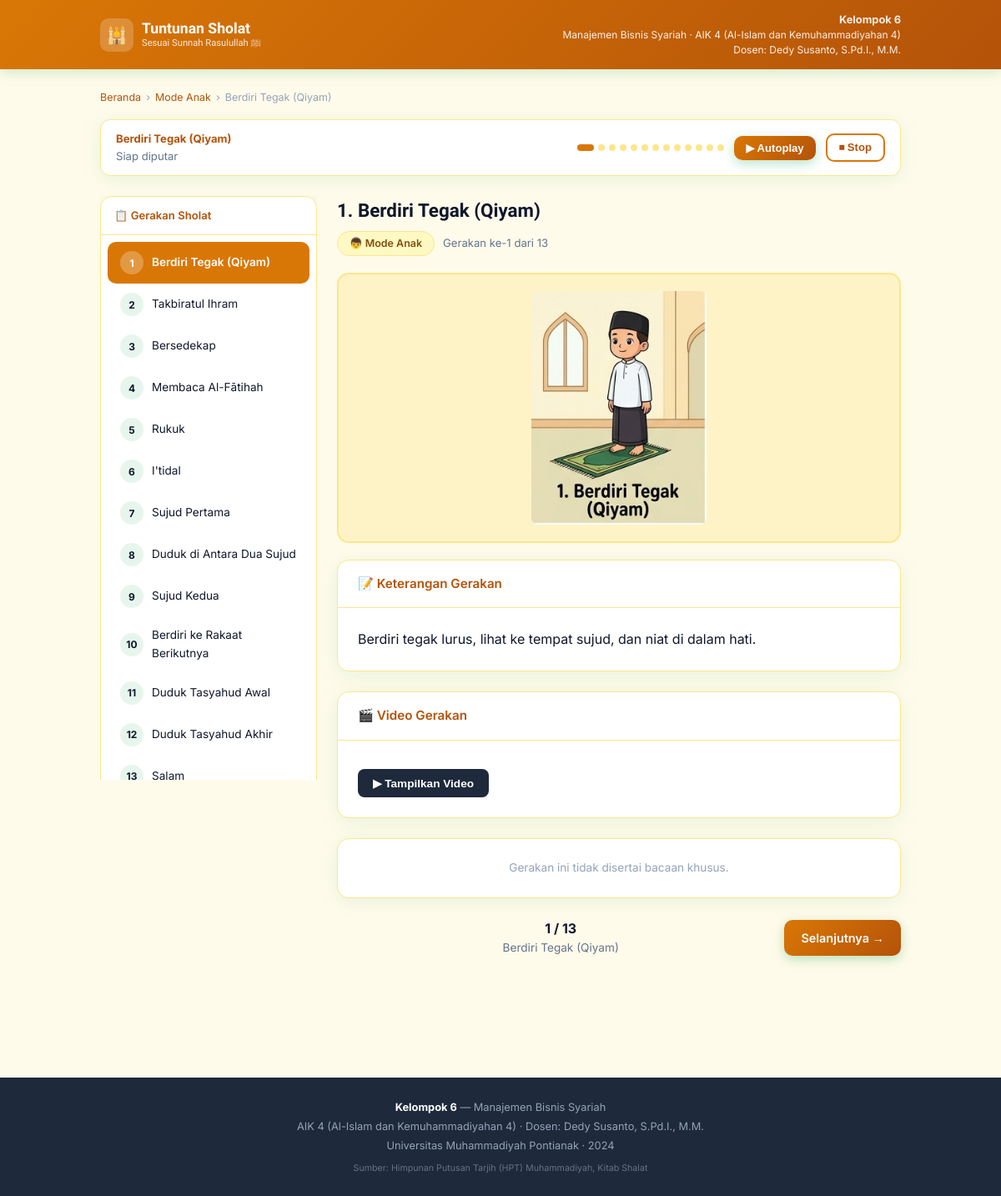
/sholat/anak/gerakan/1, run on the app's committed database.
### tables this page shows
CREATE TABLE kelompok (
    id          INTEGER PRIMARY KEY AUTOINCREMENT,
    nama_kelompok TEXT NOT NULL,
    prodi       TEXT NOT NULL,
    mata_kuliah TEXT NOT NULL,
    dosen       TEXT NOT NULL
);

CREATE TABLE kategori (
    id   INTEGER PRIMARY KEY AUTOINCREMENT,
    nama TEXT NOT NULL UNIQUE  -- 'dewasa' atau 'anak'
);

CREATE TABLE gerakan (
    id          INTEGER PRIMARY KEY AUTOINCREMENT,
    id_kategori INTEGER NOT NULL,
    nama        TEXT NOT NULL,
    urutan      INTEGER NOT NULL,
    deskripsi   TEXT,
    deskripsi_anak TEXT,
    gambar_url  TEXT,
    video_url   TEXT,
    FOREIGN KEY (id_kategori) REFERENCES kategori(id)
);

### app.py (the view)
@app.route('/sholat/<mode>/gerakan/<int:urutan>')
def detail_gerakan(mode, urutan):
    if mode not in ('dewasa', 'anak'):
        return redirect(url_for('index'))
    with get_db() as conn:
        kelompok = conn.execute('SELECT * FROM kelompok LIMIT 1').fetchone()
        kategori = conn.execute(
            'SELECT * FROM kategori WHERE nama = ?', (mode,)
        ).fetchone()
        if not kategori:
            return redirect(url_for('index'))
        gerakan = conn.execute(
            'SELECT * FROM gerakan WHERE id_kategori = ? AND urutan = ?',
            (kategori['id'], urutan)
        ).fetchone()
        if not gerakan:
            return redirect(url_for('daftar_gerakan', mode=mode))
        bacaan_list = conn.execute(
            'SELECT * FROM bacaan WHERE id_gerakan = ? ORDER BY urutan',
            (gerakan['id'],)
        ).fetchall()
        total = conn.execute(
            'SELECT COUNT(*) as total FROM gerakan WHERE id_kategori = ?',
            (kategori['id'],)
        ).fetchone()['total']
        prev_gerakan = conn.execute(
            'SELECT urutan FROM gerakan WHERE id_kategori = ? AND urutan < ? ORDER BY urutan DESC LIMIT 1',
            (kategori['id'], urutan)
        ).fetchone()
        next_gerakan = conn.execute(
            'SELECT urutan FROM gerakan WHERE id_kategori = ? AND urutan > ? ORDER BY urutan ASC LIMIT 1',
            (kategori['id'], urutan)
        ).fetchone()
        semua_gerakan = conn.execute(
            'SELECT id, nama, urutan FROM gerakan WHERE id_kategori = ? ORDER BY urutan',
            (kategori['id'],)
        ).fetchall()
    return render_template(
        'detail_gerakan.html',
        kelompok=kelompok,
        gerakan=gerakan,
        bacaan_list=bacaan_list,
        mode=mode,
        total=total,
        prev_urutan=prev_gerakan['urutan'] if prev_gerakan else None,
        next_urutan=next_gerakan['urutan'] if next_gerakan else None,
        semua_gerakan=semua_gerakan
    )

### app.py (called while the page is built)
def get_db():
    conn = sqlite3.connect(DATABASE)
    conn.row_factory = sqlite3.Row
    conn.execute("PRAGMA foreign_keys = ON")
    return conn

### templates/detail_gerakan.html (shortened to what this page needs)
{% extends 'base.html' %}
{% block content %}
<div class="container detail-wrap">
  <div style="font-size:0.78rem;color:var(--muted);margin-bottom:16px;display:flex;align-items:center;gap:6px;flex-wrap:wrap;">
    <a href="/" style="color:var(--green-dark);text-decoration:none;">Beranda</a> ›
    <a href="/sholat/{{ mode }}" style="color:var(--green-dark);text-decoration:none;">
      Mode {{ mode | capitalize }}
    </a> ›
    <span>{{ gerakan.nama }}</span>
  </div>
  <div class="autoplay-bar">
    <div class="label">
      <strong id="ap-gerakan-name">{{ gerakan.nama }}</strong>
      <span id="ap-status">Siap diputar</span>
    </div>
    <div class="progress-steps" id="progressDots">
      {% for g in semua_gerakan %}
      <div class="step-dot {% if g.urutan == gerakan.urutan %}active{% elif g.urutan < gerakan.urutan %}done{% endif %}"
           onclick="window.location='/sholat/{{ mode }}/gerakan/{{ g.urutan }}'"
           title="{{ g.nama }}"></div>
      {% endfor %}
    </div>
    <button class="btn btn-primary btn-sm" id="btnAutoplay" onclick="toggleAutoplay()">▶ Autoplay</button>
    <button class="btn btn-outline btn-sm" onclick="stopAutoplay()">⏹ Stop</button>
  </div>
  <div class="layout-detail">
    <aside class="sidebar">
      <div class="card">
        <div class="card-head">📋 Gerakan Sholat</div>
        <div class="gerakan-list">
          {% for g in semua_gerakan %}
          <a href="/sholat/{{ mode }}/gerakan/{{ g.urutan }}"
             class="gerakan-list-item {% if g.urutan == gerakan.urutan %}active{% endif %}">
            <span class="nomor">{{ g.urutan }}</span>
            {{ g.nama }}
          </a>
          {% endfor %}
        </div>
      </div>
    </aside>
    <div class="main-content">
      <div class="gerakan-title">{{ gerakan.urutan }}. {{ gerakan.nama }}</div>
      <div class="gerakan-meta">
        <span class="mode-badge {{ mode }}">
          {% if mode == 'anak' %}👦 Mode Anak{% else %}🧑 Mode Dewasa{% endif %}
        </span>
        <span>Gerakan ke-{{ gerakan.urutan }} dari {{ total }}</span>
      </div>
      <div class="gerakan-img-wrap">
        {% if gerakan.gambar_url %}
          <img src="{{ gerakan.gambar_url }}" alt="{{ gerakan.nama }}"
               onerror="this.style.display='none';document.getElementById('placeholder').style.display='block'">
        {% else %}
          <div class="gerakan-img-placeholder">🤲</div>
        {% endif %}
      </div>
      <div class="card mb-6">
        <div class="card-head">📝 Keterangan Gerakan</div>
        <div class="card-body">
          <p style="font-size:{% if mode=='anak' %}1rem{% else %}0.9rem{% endif %};line-height:1.7;color:var(--navy)">
            {% if mode == 'anak' %}
              {{ gerakan.deskripsi_anak }}
            {% else %}
              {{ gerakan.deskripsi }}
            {% endif %}
          </p>
        </div>
      </div>
      {% if gerakan.video_url %}
      <div class="card mb-6">
        <div class="card-head">🎬 Video Gerakan</div>
        <div class="card-body">
          <button class="btn-video" onclick="toggleVideo()">▶ Tampilkan Video</button>
        </div>
      </div>
      {% endif %}
      {% if bacaan_list %}
      <div class="card mb-6">
        <div class="card-head">🤲 Bacaan Sholat</div>
        <div class="card-body">
          {% for b in bacaan_list %}
          <div class="bacaan-item" id="bacaan-{{ b.id }}">
            {% if bacaan_list|length > 1 %}
            <div class="bacaan-header">
              <span>📖</span> Bacaan {{ loop.index }}
            </div>
            {% endif %}
            {% if b.teks_arab %}
            <div class="teks-arab">{{ b.teks_arab }}</div>
            {% endif %}
            <div class="tabs">
              <button class="tab-btn active" onclick="showTab(this,'latin-{{ b.id }}')">Latin</button>
              <button class="tab-btn" onclick="showTab(this,'terjemahan-{{ b.id }}')">Terjemahan</button>
              {% if mode == 'dewasa' %}
              <button class="tab-btn" onclick="showTab(this,'sumber-{{ b.id }}')">Sumber</button>
              {% endif %}
            </div>
            <div class="tab-content active" id="latin-{{ b.id }}">
              {% if b.teks_latin %}
              <div class="teks-latin">{{ b.teks_latin }}</div>
              {% endif %}
            </div>
            <div class="tab-content" id="terjemahan-{{ b.id }}">
              {% if b.terjemahan %}
              <div class="teks-terjemahan">
                {% if mode == 'anak' %}{{ b.terjemahan_ringkas }}{% else %}{{ b.terjemahan }}{% endif %}
              </div>
              {% endif %}
            </div>
            {% if mode == 'dewasa' %}
            <div class="tab-content" id="sumber-{{ b.id }}">
              <div class="teks-terjemahan">
                <strong>Sumber:</strong> {{ b.sumber or 'HPT Muhammadiyah, Kitab Shalat' }}
              </div>
            </div>
            {% endif %}
            {% if b.audio_url %}
            <div class="audio-wrap">
              <audio id="audio-{{ b.id }}" preload="none">
                <source src="{{ b.audio_url }}" type="audio/mpeg">
              </audio>
              <button class="btn-audio" id="btnAudio-{{ b.id }}"
                      onclick="playAudio('{{ b.id }}')">
                🔊 Putar Bacaan
              </button>
            </div>
            {% endif %}
          </div>
          {% endfor %}
        </div>
      </div>
      {% else %}
      <div class="card mb-6">
        <div class="card-body text-center text-muted">
          Gerakan ini tidak disertai bacaan khusus.
        </div>
      </div>
      {% endif %}
      <div class="nav-gerakan">
        <div class="nav-info">
          <strong>{{ gerakan.urutan }} / {{ total }}</strong>
          <span>{{ gerakan.nama }}</span>
        </div>
        {% if next_urutan %}
        <a href="/sholat/{{ mode }}/gerakan/{{ next_urutan }}" class="btn btn-primary">
          Selanjutnya →
        </a>
        {% else %}
        <a href="/sholat/{{ mode }}" class="btn btn-outline">
          ✅ Selesai
        </a>
        {% endif %}
      </div>
    </div>
  </div>
</div>
{% endblock %}

### templates/base.html (shortened to what this page needs)
<!DOCTYPE html>
<html lang="id">
<head>
  <link rel="stylesheet" href="{{ url_for('static', filename='css/style.css') }}"/>
</head>
<body>
<header class="site-header">
  <div class="header-inner">
    <a href="{{ url_for('index') }}" class="logo-wrap">
      <div class="logo-icon">🕌</div>
      <div class="logo-text">
        Tuntunan Sholat
        <small>Sesuai Sunnah Rasulullah ﷺ</small>
      </div>
    </a>
    <div class="header-identity">
      <strong>{{ kelompok.nama_kelompok if kelompok else 'Kelompok 6' }}</strong>
      {{ kelompok.prodi if kelompok else 'Manajemen Bisnis Syariah' }} ·
      {{ kelompok.mata_kuliah if kelompok else 'AIK 4' }}<br/>
      Dosen: {{ kelompok.dosen if kelompok else 'Dedy Susanto, S.Pd.I., M.M.' }}
    </div>
  </div>
</header>
<main>
  {% block content %}{% endblock %}
</main>
<footer class="site-footer">
  <strong>{{ kelompok.nama_kelompok if kelompok else 'Kelompok 6' }}</strong> —
  {{ kelompok.prodi if kelompok else 'Manajemen Bisnis Syariah' }}<br/>
  {{ kelompok.mata_kuliah if kelompok else 'AIK 4 (Al-Islam dan Kemuhammadiyahan 4)' }} ·
  Dosen: {{ kelompok.dosen if kelompok else 'Dedy Susanto, S.Pd.I., M.M.' }}<br/>
  Universitas Muhammadiyah Pontianak · 2024<br/>
  <small style="margin-top:6px;display:block;opacity:0.6;">Sumber: Himpunan Putusan Tarjih (HPT) Muhammadiyah, Kitab Shalat</small>
</footer>
</body>
</html>

### data on the page
kelompok: nama_kelompok "Kelompok 6", prodi "Manajemen Bisnis Syariah", mata_kuliah "AIK 4 (Al-Islam dan Kemuhammadiyahan 4)", dosen "Dedy Susanto, S.Pd.I., M.M."
kategori: nama "Anak"
gerakan: nama "Berdiri Tegak (Qiyam)", urutan "1", gambar_url (picture), deskripsi_anak "Berdiri tegak lurus, lihat ke tempat sujud, dan niat di dalam hati."
gerakan: urutan "2", nama "Takbiratul Ihram"
gerakan: urutan "3", nama "Bersedekap"
gerakan: urutan "4", nama "Membaca Al-Fātihah"
gerakan: urutan "5", nama "Rukuk"
gerakan: urutan "6", nama "I'tidal"
gerakan: urutan "7", nama "Sujud Pertama"
gerakan: urutan "8", nama "Duduk di Antara Dua Sujud"
gerakan: urutan "9", nama "Sujud Kedua"
gerakan: urutan "10", nama "Berdiri ke Rakaat Berikutnya"
gerakan: urutan "11", nama "Duduk Tasyahud Awal"
gerakan: urutan "12", nama "Duduk Tasyahud Akhir"
gerakan: urutan "13", nama "Salam"

### other printed values
{{ total }} "13"
